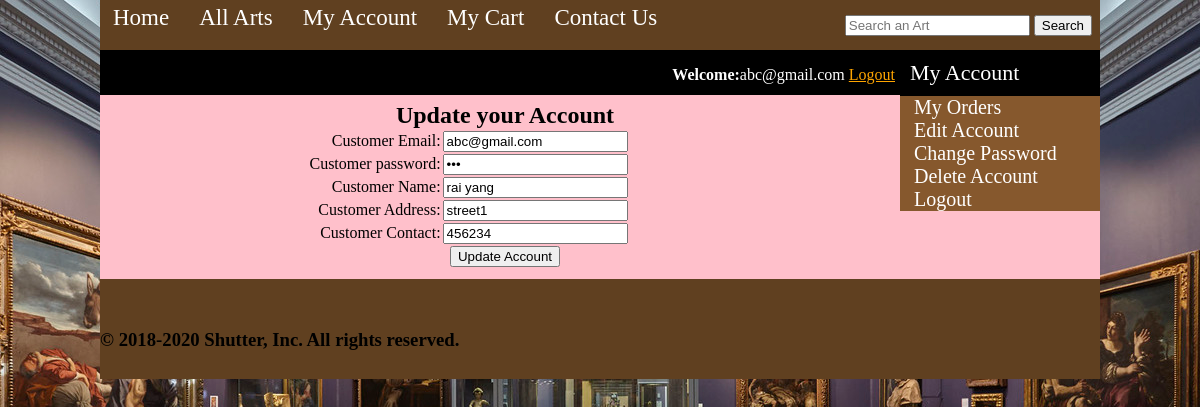
/customer/my_account.php?edit_account (signed in), run on the app's committed database.
### tables this page shows
CREATE TABLE `customer` (
  `customer_id` int(100) NOT NULL,
  `customer_ip` varchar(255) NOT NULL,
  `customer_email` varchar(255) NOT NULL,
  `customer_password` varchar(100) NOT NULL,
  `customer_name` varchar(200) NOT NULL,
  `address` varchar(200) NOT NULL,
  `phone` int(200) NOT NULL
);

### customer/edit_account.php (the view, shortened to what this page needs)
      <?php
include("includes/db.php");
 $user = $_SESSION['customer_email'];
 $get_customer = "select * from customer where customer_email='$user'";
 $run_customer = mysqli_query($con,$get_customer);
 $row_customer = mysqli_fetch_array($run_customer);
 $email=$row_customer['customer_email'];
 $pass=$row_customer['customer_password'];
 $name=$row_customer['customer_name'];
 $address=$row_customer['address'];
 $contact=$row_customer['phone'];
 ?>
<form action="" method="post" enctype="multipart/form-data">
   <table align="center" width="750">
<tr align="center">
    <td colspan="6"><h2>Update your Account</h2></td>
</tr>
<tr>
    <td align="right">Customer Email:</td>
	<td><input type="text" name="customer_email" value="<?php echo $email; ?>" required/></td>
</tr>
<tr>
    <td align="right">Customer password:</td>
	<td><input type="password" name="customer_password" value="<?php echo $pass; ?>" required/></td>
</tr>
         <tr>
    <td align="right">Customer Name:</td>
	<td><input type="text" name="customer_name" value="<?php echo $name; ?>" required/></td>
</tr>
<tr>
    <td align="right">Customer Address:</td>
	<td><input type="text" name="customer_address" value="<?php echo $address; ?>" required/></td>
</tr>
<tr>
    <td align="right">Customer Contact:</td>
	<td><input type="text" name="customer_contact" value="<?php echo $contact; ?>" required/></td>
</tr>
<tr align="center">
   <td colspan="6"><input type="submit" name="update" value="Update Account" /></td>
</tr>
 </table>
 </form>

### customer/styles/style.css (style rules this page uses)
html, body, div, span, applet, object, iframe, h1, h2, h3, h4, h5, h6, p, blockquote, pre, a, abbr, acronym, address, big, cite, code, del, dfn, em, img, ins, kbd, q, s, samp, small, strike, strong, sub, sup, tt, var, b, u, i, center, dl, dt, dd, ol, ul, li, fieldset, form, label, legend, table, caption, tbody, tfoot, thead, tr, th, td, article, aside, canvas, details, embed, figure, figcaption, footer, header, hgroup, menu, nav, output, ruby, section, summary, time, mark, audio, video { margin: 0; padding: 0; border: 0; vertical-align: baseline; }

### data on the page
customer: customer_email "abc@gmail.com", customer_name "rai yang", customer_address "street1", customer_contact "456234"

### other printed values
$_SESSION['customer_email'] "abc@gmail.com"
